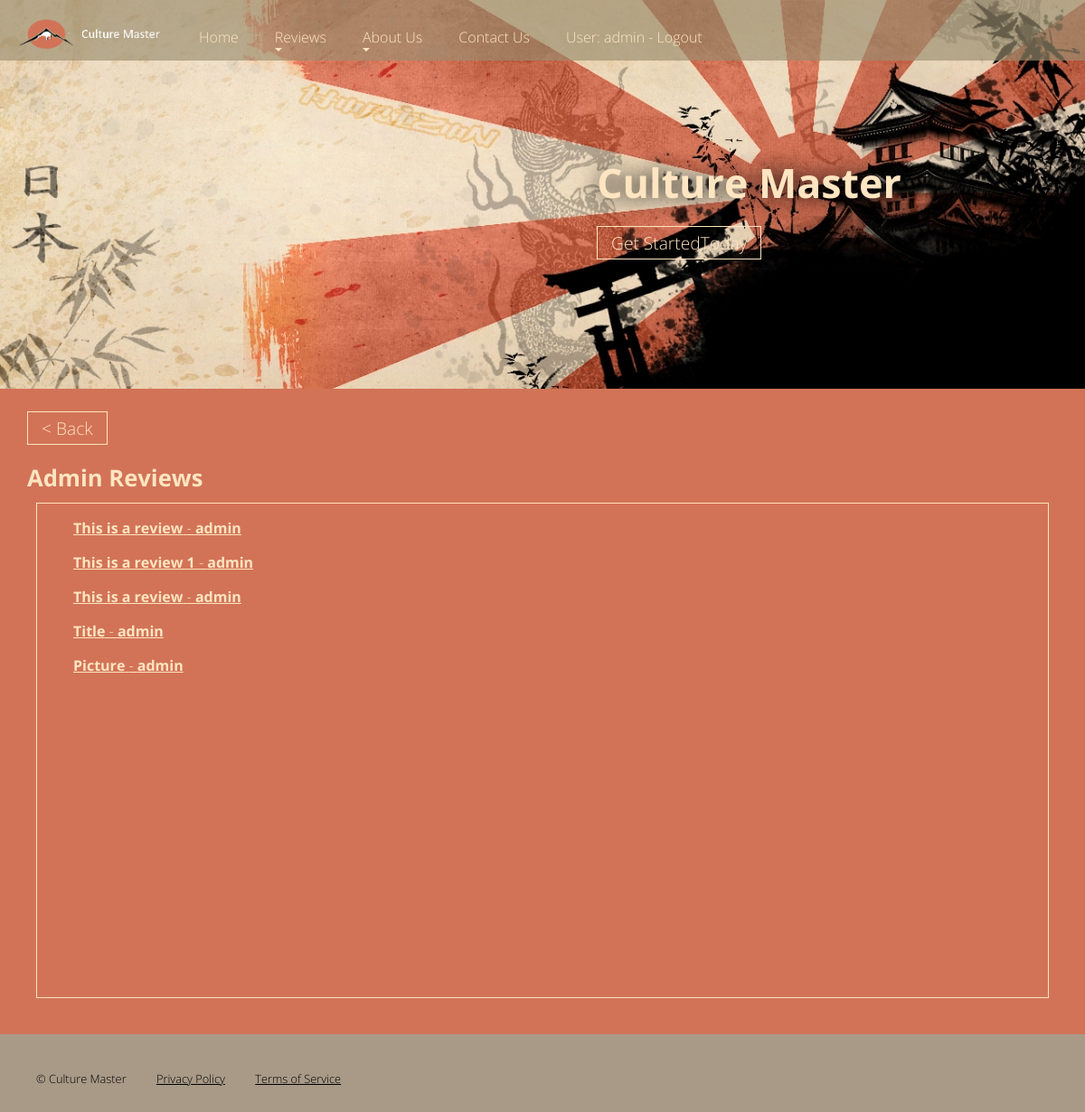
Page /home/myreviews/ (signed in) on the committed database.
### home/models.py (models this page shows, shortened)
class Review(models.Model):
    title = models.CharField(max_length=50)
    content = models.CharField(max_length=4096)
    poster = models.ForeignKey(settings.AUTH_USER_MODEL, on_delete=models.SET_NULL, null=True)
    posted = models.CharField(max_length=150, default=timezone.now)
    image = models.ImageField(upload_to='review_Images/')
    readonly_fields=('posted', 'poster')

### home/views.py (the view)
# urls.py: path('myreviews/', views.ReviewsListViewAuthent.as_view(), name='reviews_list_auth'),
class ReviewsListViewAuthent(generic.ListView):
    model = Review
    template_name = 'home/reviews_list_authenticated.html'
    paginate_by = 10

### home/templates/home/reviews_list_authenticated.html
{% extends "base.html" %}
{% load static %}
{% block content %}
<section class="about">
  <article>
    <a id="BackButton"></a>
    <h2 class="breakBefore">{{ request.user|capfirst }} Reviews</h2>
    <div class="map">
      <div id="mapp">
        {% if review_list %}
        <ul>
          {% for i in review_list %}
            {% if i.poster.username|capfirst == request.user|capfirst %}
          <div class="tourname">
            <a href="{% url 'review_detail' i.id %}">
              <p><strong>{{ i.title|capfirst }}</strong> - <strong>{{i.poster}}</strong></p>
            </a>
          </div>
            {% endif %}
          {% endfor %}
          <br>
        </ul>
        {% else %}
        <p>There are no reviews to display.</p>
        {% endif %}
      </div>
    </div>
  </article>
</section>
{% endblock %}

### home/templates/base.html (shortened to what this page needs)
{% load static %}
<!DOCTYPE HTML>
<html>
  <head>
    <link rel="stylesheet" type="text/css" media="screen" href="{% static 'css/css.css' %}">
  </head>
  <body>
    <div id="page">
      <header>
        <div>
          <div class="hero">
            <h1>Culture Master</h1><a id="titleButton" title="Get Started" href="{% url 'reviews_list_strd' %}">Get Started<span>Today</span></a>
          </div>
        </div>
      </header>
      {% block content %}
      {% endblock %}
      <nav id="Navi">
        <a class="logo" title="Culture Master" href="{% url 'home' %}"><span>Culture Master</span></a>
        <ul>
          <li><a title="Home" href="{% url 'home' %}">Home</a></li>
          <li><a title="Reviews" href="{% url 'reviews_list_strd' %}" aria-haspopup="true">Reviews</a>
          </li>
          <li><a title="About Us" href="{% url 'history' %}" aria-haspopup="true">About Us</a>
          </li>
          <li><a title="Contact Us" href="{% url 'contact' %}">Contact Us</a></li>
          {% if user.is_authenticated %}
             <li>
             <a href="{% url 'logged_out_user'%}?next={{request.path}}">User: {{ user.get_username }} - Logout</a></li>
           {% else %}
             <li><a href="{% url 'login'%}?next={{request.path}}">Login</a></li>
           {% endif %}
        </ul>
      </nav>
      <footer>
        <div>
          &copy; Culture Master
          <div class="content">
            <a title="Privacy Policy" href="{% url 'privacyPolicy' %}">Privacy Policy</a>
            <a title="Terms of Service" href="{% url 'termsOfService' %}">Terms of Service</a>
          </div>
        </div>
      </footer>
    </div>
  </body>
</html>

### static/css/css.css (style rules this page uses)
body, input, textarea { font-family: 'Open Sans', sans-serif; font-size: 16px; font-weight: 300; color: #ffe5c1; margin: 0; padding: 0; }
html { background-color: #A89A87 }
#page { max-width: 1200px; margin: 0 auto; position: relative; }
h1 { margin: 0 0 1em 0; font-size: 2.8em; font-weight: 700; }
h2 { margin: 0 0 .5em 0; font-size: 1.6em; font-weight: 700; line-height: 1.1em; }
p { margin: 0 0 1em 0; }
a { color: #ffe5c1 }
.btn, #titleButton { font-family: 'Open Sans', sans-serif; font-size: 1.2em; text-decoration: none; color: #ffe5c1; border: 1px solid #ffe5c1; padding: 4px 15px; transition: background-color .5s; }
.btn { background-color: rgba(0, 0, 0, 0); }
.map { border: 1px solid #ffe5c1; margin: 10px; }
#mapp { height: 530px; display: block; margin: auto; }
header { height: 430px; background: #1F1F1F url(../images/banner_1200.jpg) no-repeat center bottom; position: relative; }
header div.hero { position: absolute; width: 42%; top: 180px; left: 55%; }
header div.hero h1 { line-height: 1em; margin: 0 0 30px 0; color: #ffe5c1; filter: drop-shadow(0 0 0.75rem #030303); }
section { padding: 0 30px; }
section::after { content: ''; display: block; clear: both; }
section.atmo, section.about { background-color: #D27357; padding-top: 30px; padding-bottom: 30px; color: #ffe5c1 }
nav { background-color: rgba(155, 143, 113, .66); position: fixed; top: 0; padding: 20px 0 0 0; width: 100%; max-width: 1200px; left: 50%; transform: translateX(-50%); }
nav a.logo { z-index: 1; position: fixed; display: block; width: 160px; height: 50px; background: url(../images/Logo1.png) no-repeat 0 0; background-size: contain; top: 15px; left: 20px; }
nav::after { content: ''; display: block; clear: both; }
nav ul { list-style: none; margin: 0; padding: 0; }
nav ul li a { display: inline-block; color: #ffe5c1; padding: 10px 20px; text-decoration: none; width: 125px; position: relative; }
nav>ul { padding-left: 200px; }
nav>ul>li { float: left; }
nav>ul>li>a { width: auto; padding: 10px 20px 15px 20px; }
nav a[aria-haspopup="true"]::after { content: ''; display: block; width: 0; height: 0; position: absolute; top: 16px; right: 15px; border-top: 4px solid transparent; border-bottom: 4px solid transparent; border-left: 4px solid #ffe5c1; }
nav>ul>li>a[aria-haspopup="true"]::after { left: 20px; right: auto; bottom: 6px; top: auto; border-left: 4px solid transparent; border-right: 4px solid transparent; border-top: 4px solid #ffe5c1; }
footer { font-size: 0.8em; margin: 40px; color: #000000; }
footer .content { display: inline; }
footer a { margin-left: 30px; color: #000000; }
.breakBefore::before { content: '\A'; display: block; clear: both; white-space: pre; }

### rows in the picture
Review: title "This is a review", poster "admin"
Review: title "This is a review 1", poster "admin"
Review: title "This is a review", poster "admin"
Review: title "Title", poster "admin"
Review: title "Picture", poster "admin"

### other values in the picture
{{ request.user|capfirst }} "Admin"
{{ user.get_username }} "admin"
